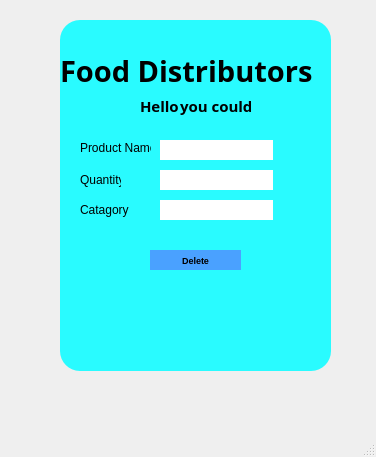
<?xml version="1.0" encoding="UTF-8"?>
<ui version="4.0">
 <class>MainWindow</class>
 <widget class="QMainWindow" name="MainWindow">
  <property name="geometry">
   <rect>
    <x>0</x>
    <y>0</y>
    <width>376</width>
    <height>457</height>
   </rect>
  </property>
  <property name="windowTitle">
   <string>MainWindow</string>
  </property>
  <widget class="QWidget" name="centralwidget">
   <widget class="QWidget" name="widget_2" native="true">
    <property name="geometry">
     <rect>
      <x>60</x>
      <y>20</y>
      <width>271</width>
      <height>351</height>
     </rect>
    </property>
    <property name="styleSheet">
     <string notr="true">border-radius:20px;
background-color: rgb(41, 251, 255);
</string>
    </property>
    <widget class="QLabel" name="label_2">
     <property name="geometry">
      <rect>
       <x>0</x>
       <y>10</y>
       <width>261</width>
       <height>81</height>
      </rect>
     </property>
     <property name="font">
      <font>
       <family>Segoe Print</family>
       <pointsize>22</pointsize>
       <weight>75</weight>
       <italic>false</italic>
       <bold>true</bold>
      </font>
     </property>
     <property name="text">
      <string>Food Distributors</string>
     </property>
    </widget>
    <widget class="QLabel" name="label_3">
     <property name="geometry">
      <rect>
       <x>80</x>
       <y>70</y>
       <width>41</width>
       <height>31</height>
      </rect>
     </property>
     <property name="font">
      <font>
       <family>Segoe Print</family>
       <pointsize>11</pointsize>
       <weight>75</weight>
       <italic>false</italic>
       <bold>true</bold>
      </font>
     </property>
     <property name="text">
      <string>Hello</string>
     </property>
    </widget>
    <widget class="QLabel" name="label_5">
     <property name="geometry">
      <rect>
       <x>120</x>
       <y>70</y>
       <width>71</width>
       <height>31</height>
      </rect>
     </property>
     <property name="font">
      <font>
       <family>Segoe Print</family>
       <pointsize>11</pointsize>
       <weight>75</weight>
       <italic>false</italic>
       <bold>true</bold>
      </font>
     </property>
     <property name="text">
      <string>you could</string>
     </property>
    </widget>
    <widget class="QPushButton" name="pushButton_9">
     <property name="geometry">
      <rect>
       <x>90</x>
       <y>230</y>
       <width>91</width>
       <height>20</height>
      </rect>
     </property>
     <property name="font">
      <font>
       <pointsize>7</pointsize>
       <weight>75</weight>
       <bold>true</bold>
      </font>
     </property>
     <property name="styleSheet">
      <string notr="true">background-color: rgb(74, 161, 255);</string>
     </property>
     <property name="text">
      <string>Delete</string>
     </property>
    </widget>
    <widget class="QLabel" name="label">
     <property name="geometry">
      <rect>
       <x>20</x>
       <y>120</y>
       <width>71</width>
       <height>16</height>
      </rect>
     </property>
     <property name="text">
      <string>Product Name</string>
     </property>
    </widget>
    <widget class="QLabel" name="label_4">
     <property name="geometry">
      <rect>
       <x>20</x>
       <y>180</y>
       <width>51</width>
       <height>20</height>
      </rect>
     </property>
     <property name="text">
      <string>Catagory</string>
     </property>
    </widget>
    <widget class="QLabel" name="label_6">
     <property name="geometry">
      <rect>
       <x>20</x>
       <y>150</y>
       <width>41</width>
       <height>20</height>
      </rect>
     </property>
     <property name="text">
      <string>Quantity</string>
     </property>
    </widget>
    <widget class="QLineEdit" name="lineEdit">
     <property name="geometry">
      <rect>
       <x>100</x>
       <y>120</y>
       <width>113</width>
       <height>20</height>
      </rect>
     </property>
     <property name="styleSheet">
      <string notr="true">background-color: rgb(255, 255, 255);</string>
     </property>
    </widget>
    <widget class="QLineEdit" name="lineEdit_2">
     <property name="geometry">
      <rect>
       <x>100</x>
       <y>150</y>
       <width>113</width>
       <height>20</height>
      </rect>
     </property>
     <property name="styleSheet">
      <string notr="true">background-color: rgb(255, 255, 255);</string>
     </property>
    </widget>
    <widget class="QLineEdit" name="lineEdit_3">
     <property name="geometry">
      <rect>
       <x>100</x>
       <y>180</y>
       <width>113</width>
       <height>20</height>
      </rect>
     </property>
     <property name="styleSheet">
      <string notr="true">background-color: rgb(255, 255, 255);</string>
     </property>
    </widget>
   </widget>
  </widget>
  <widget class="QMenuBar" name="menubar">
   <property name="geometry">
    <rect>
     <x>0</x>
     <y>0</y>
     <width>376</width>
     <height>21</height>
    </rect>
   </property>
  </widget>
  <widget class="QStatusBar" name="statusbar"/>
 </widget>
 <resources>
  <include location="pic1.qrc"/>
 </resources>
 <connections/>
</ui>
